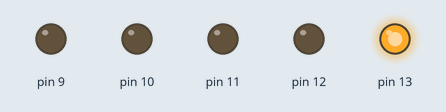
The sketch below on a simulated Arduino Uno, built with avr-gcc and run on an emulated ATmega328P. Shown: output pins drawn as LEDs (lit = HIGH).

Above: at 0.05 s.
At 0.65 s:
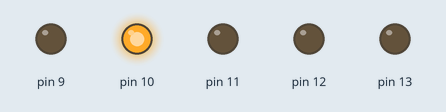
At 1.15 s:
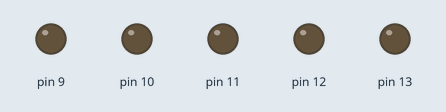
At 2.25 s:
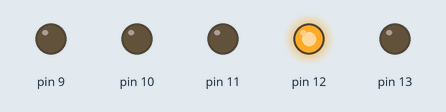
At 3.05 s:
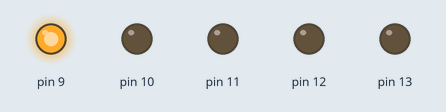
At 4.45 s:
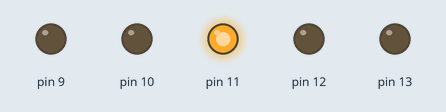
Timing chart, 0 to 4.8 s (numbered marks = the images above):
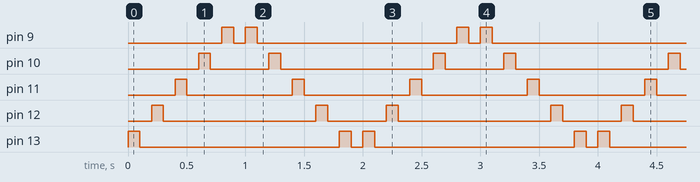

Measured:
- by itself, pin 9: repeats every 2.0 s: LOW 0.10 s, HIGH 0.10 s, LOW 1.7 s, HIGH 0.10 s
- by itself, pin 10: repeats every 2.0 s: LOW 0.50 s, HIGH 0.10 s, LOW 1.3 s, HIGH 0.10 s
- by itself, pin 11: alternates HIGH for 0.10 s and LOW for 0.90 s
- by itself, pin 12: repeats every 2.0 s: LOW 1.3 s, HIGH 0.10 s, LOW 0.50 s, HIGH 0.10 s
- by itself, pin 13: repeats every 2.0 s: LOW 1.7 s, HIGH 0.10 s, LOW 0.10 s, HIGH 0.10 s

The sketch:

q13.ino
```cpp
// void setup()
// {
//   for(int i = 9 ; i <= 13 ; i++)
//   {
//     pinMode (i, OUTPUT);
//   }
// }

// void loop()
// {
//   for( int i = 13; i >= 9 ; i--)
//   {
//     digitalWrite(i, HIGH);
//     delay(100);
//     digitalWrite(i, LOW);
//     delay(100);
//   }
//   for( int i = 9; i <= 13 ; i++)
//   {
//     digitalWrite(i, HIGH);
//     delay(100);
//     digitalWrite(i, LOW);
//     delay(100);
//   }

// }


void setup()
{
  for (int led = 9;led <= 13; led++)
  {
  pinMode(led,OUTPUT);
  }
}
void loop()
{
  for (int led = 13;led >= 9; led--)
  {
    digitalWrite(led,HIGH);
    delay(100);
    digitalWrite(led,LOW);
    delay(100);
  }
  for (int led = 9;led <= 13; led++)
  {
    digitalWrite(led,HIGH);
    delay(100);
    digitalWrite(led,LOW);
    delay(100);
  }
}
```
